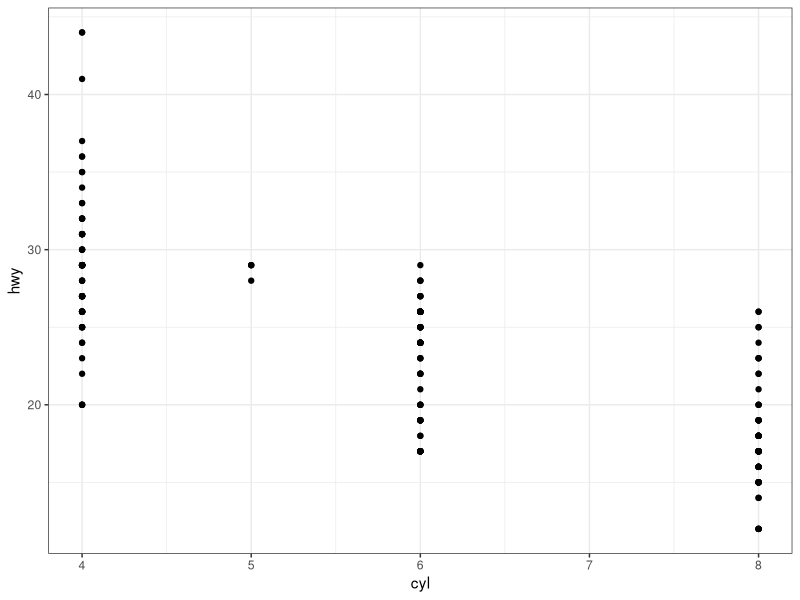

Here is the R script that generated this plot:
## ---- chunk 1
 library(ggplot2)
 ggplot(data = mpg, aes(x = cyl, y = hwy)) + 
  geom_point() + 
  theme_bw()
